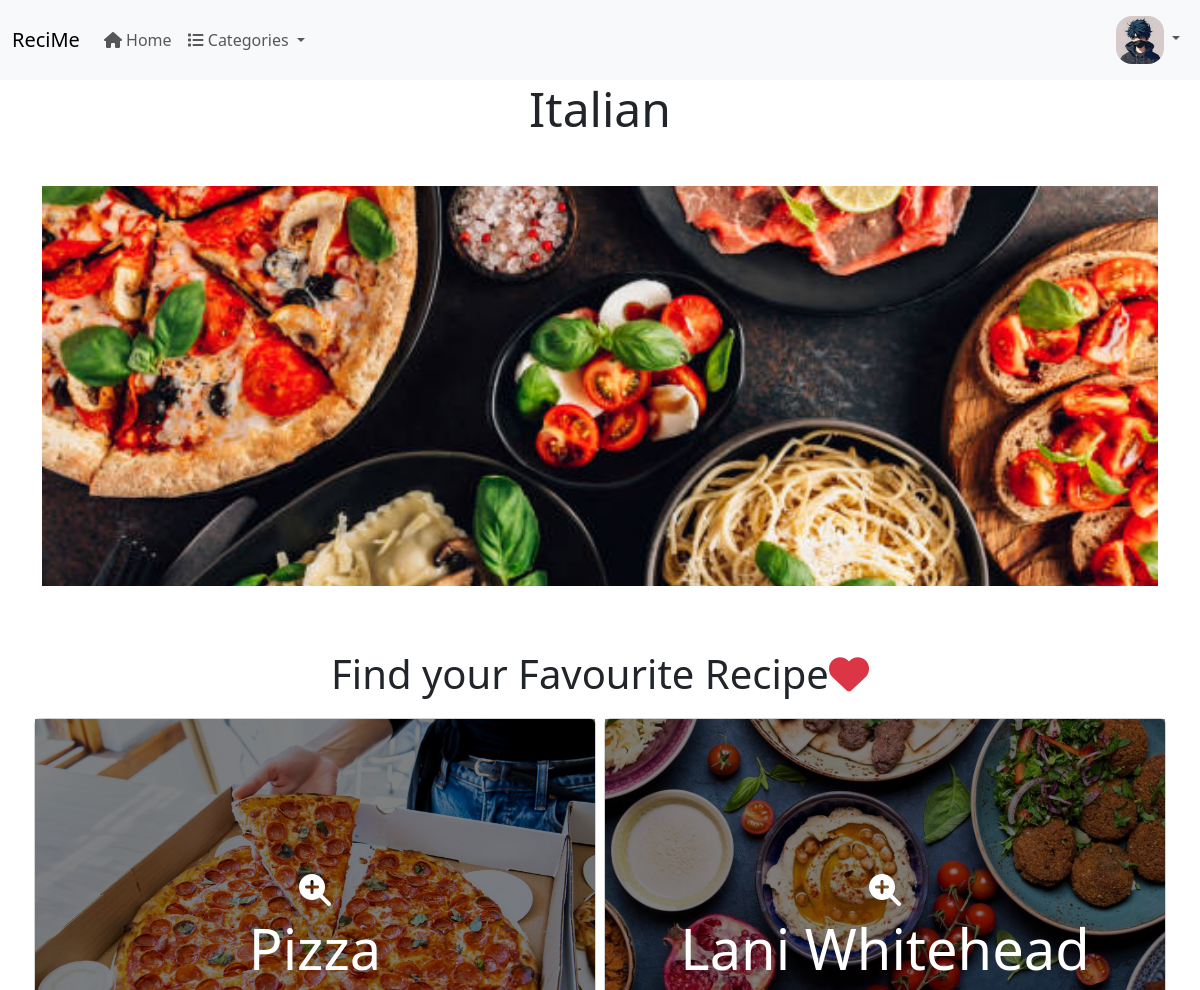
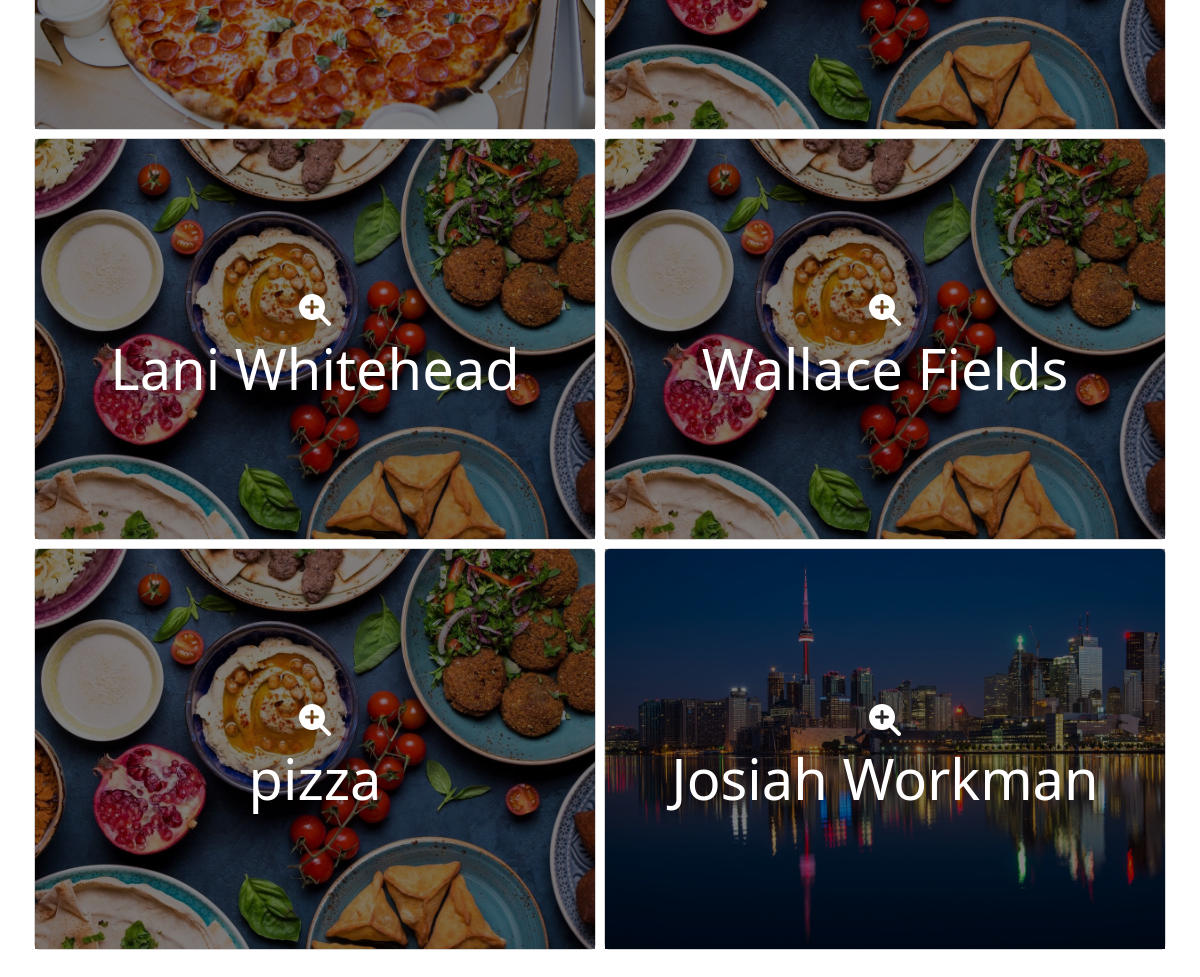
Page /recipe/categories/cat-italian/ on the earlier database version (2 pictures, top to bottom).
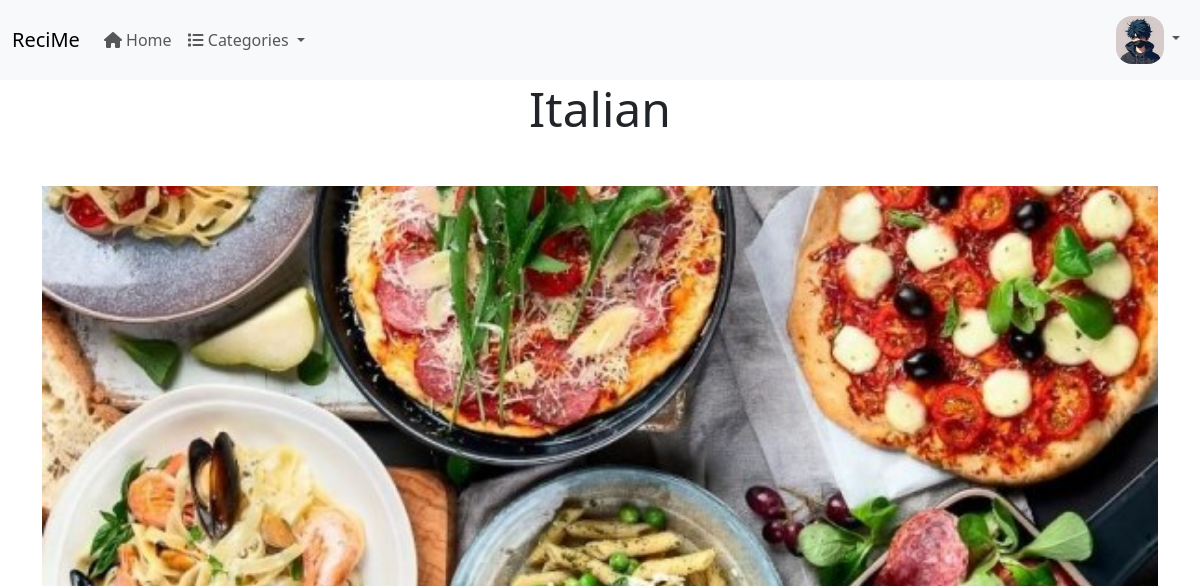
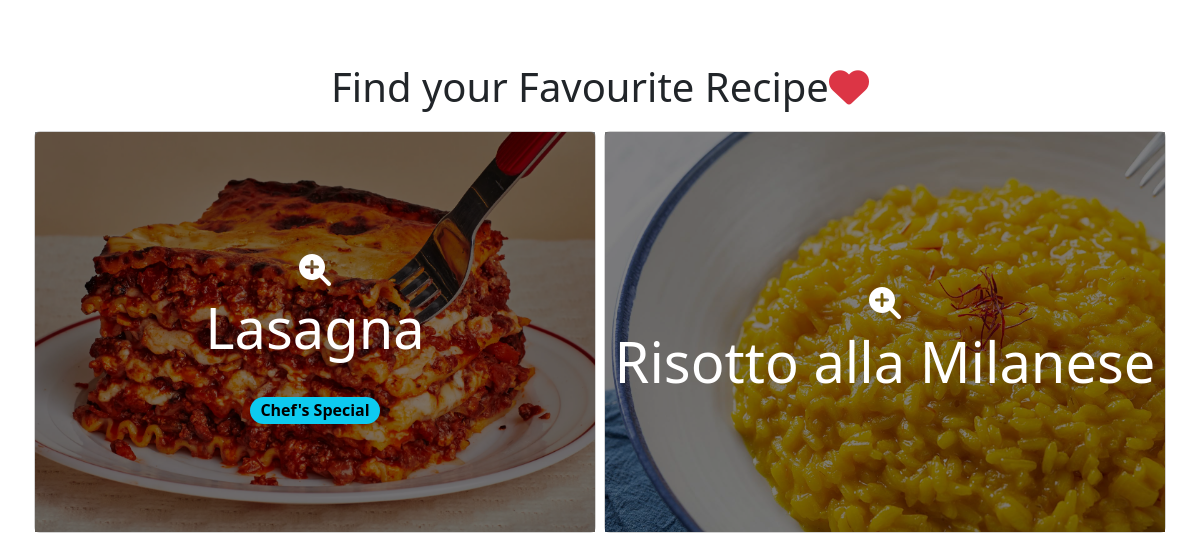
Same page on the later database version (2 pictures, top to bottom).
### appRecipe/models.py (models this page shows, shortened)
class Category(models.Model):
    def get_file_path(instance, filename):
        ext = filename.split(".")[-1]
        tmp = get_random_string()
        filename = f"{tmp}.{ext}"
        return os.path.join("category", filename)
    name = models.CharField(max_length=100, unique=True)
    slug = models.SlugField(max_length=100, unique=True)
    image = models.ImageField(
        upload_to=get_file_path, null=True, blank=True, default="category/default.jpg"
    )
    created_on = models.DateTimeField(auto_now_add=True)
    is_deleted = models.BooleanField(default=False)

class Recipe(models.Model):
    def get_file_path(instance, filename):
        ext = filename.split(".")[-1]
        tmp = get_random_string()
        filename = f"{tmp}.{ext}"
        return os.path.join("recipe", filename)
    author = models.ForeignKey(CustomUser, on_delete=models.CASCADE)
    name = models.CharField(max_length=100)
    slug = models.SlugField(max_length=100, unique=True)
    category = models.ForeignKey(Category, on_delete=models.CASCADE)
    about = models.TextField()
    ingredients = models.TextField()
    preparation = models.TextField()
    image = models.ImageField(
        upload_to=get_file_path, null=True, blank=True, default="recipe/default.jpg"
    )
    is_deleted = models.BooleanField(default=False)

### appRecipe/views.py (the view)
def category_view(request, slug):
    context = get_common_context()
    category = get_object_or_404(Category, slug=slug, is_deleted=False)
    recipes = Recipe.objects.filter(
        category=category, author__is_deleted=False, is_deleted=False
    ).annotate(like_count=Count("like"))
    if request.user.is_authenticated:
        liked_recipes = Like.objects.filter(user=request.user).values_list(
            "recipe", flat=True
        )
        bookmarked_recipes = Bookmark.objects.filter(user=request.user).values_list(
            "recipe", flat=True
        )
        for recipe in recipes:
            recipe.is_liked = recipe.id in liked_recipes
            recipe.is_bookmarked = recipe.id in bookmarked_recipes
    else:
        for recipe in recipes:
            recipe.is_liked = False
            recipe.is_bookmarked = False
    context.update(
        {
            "title": f"{category.name} | Recime",
            "recipes": recipes,
            "category": category,
        }
    )
    return render(request, "appRecipe/category_view.html", context=context)

### appRecipe/views.py (called while the page is built)
def get_common_context():
    categories = Category.objects.filter(is_deleted=False)
    return {"categories": categories}

### templates/appRecipe/category_view.html (shortened to what this page needs)
{% extends "base.html" %}
{% load static %}
{% block content %}
	<div class="container pb-5">
		<h1 class="display-5 text-center mb-5">{{ category.name }}</h1>
		<img class="mb-3" src="{{ category.image.url }}" style="width: 100%; height: 50vh; object-fit: cover" alt="">
		{% if recipes.count > 0 %}
			<h1 class="display-6 text-center mb-3 mt-5">Find your Favourite Recipe<span class="text-danger"><i
					class="fa-solid fa-heart"></i></span></h1>
			<div class="row">
				{% for recipe in recipes %}
					<div class="col col-md-6 p-1">
						<div class="card h-100">
							<a href="{% url 'recipe-view' recipe.slug %}">
								<div class="image-container w-100">
									<img
											src="{{ recipe.image.url | default:'recipe/default.jpg' }}"
											class="card-img-top"
											alt="recipe_image"
											style="width: 100%; height: 50vh; object-fit: cover;"
											onerror="this.src='{% static 'recipe/default.jpg' %}'">
									<div class="overlay">
										<h1 class="display-4 text-white text-center p-2 wrap_text w-100"><i
												class="fa-solid fa-magnifying-glass-plus"></i><br>{{ recipe.name }}
											{% if recipe.author.user_type == 3 %}
												<br>
												<span class="badge rounded-pill text-bg-info m-0 fs-6">Chef's Special</span>{% endif %}
										</h1>
									</div>
								</div>
							</a>
						</div>
					</div>
				{% endfor %}
			</div>
		{% endif %}
	</div>
{% endblock content %}

Differences in the rows shown:
no longer on this page (row edited): Recipe: image (picture), name "Pizza"
removed Recipe: image (placeholder picture), name "Lani Whitehead"
no longer on this page (row edited): Recipe: image (placeholder picture), name "Lani Whitehead"
removed Recipe: image (placeholder picture), name "Wallace Fields"
removed Recipe: image (placeholder picture), name "pizza"
removed Recipe: image (picture), name "Josiah Workman"
changed Category "Italian": image: a different picture
added Recipe: image (picture), name "Lasagna", shows "Chef's Special"
added Recipe: image (picture), name "Risotto alla Milanese"
